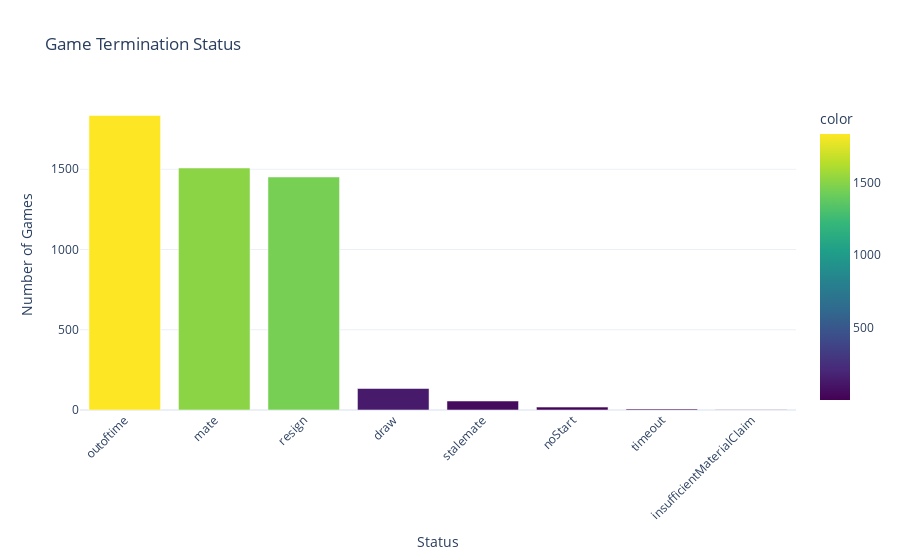

Notebook source saved alongside this figure:
### Code cell
# Game termination status breakdown
status_counts = df['status'].value_counts()

fig_status = px.bar(
    x=status_counts.index,
    y=status_counts.values,
    title='Game Termination Status',
    labels={'x': 'Status', 'y': 'Number of Games'},
    color=status_counts.values,
    color_continuous_scale='Viridis'
)
fig_status.update_layout(template=CHART_TEMPLATE, showlegend=False, xaxis_tickangle=-45)
fig_status.show()

### Figure 1 — Plotly figure (JSON) as saved in the notebook; plotly's stock layout.template omitted (floating-point values rounded to 4 significant figures)
{"data": [{"hovertemplate": "Status=%{x}<br>Number of Games=%{y}<br>color=%{marker.color}<extra></extra>", "legendgroup": "", "marker": {"color": [1835, 1508, 1452, 134, 56, 18, 6, 1], "coloraxis": "coloraxis", "pattern": {"shape": ""}}, "name": "", "orientation": "v", "showlegend": false, "textposition": "auto", "type": "bar", "x": ["outoftime", "mate", "resign", "draw", "stalemate", "noStart", "timeout", "insufficientMaterialClaim"], "xaxis": "x", "y": [1835, 1508, 1452, 134, 56, 18, 6, 1], "yaxis": "y"}], "layout": {"barmode": "relative", "coloraxis": {"colorbar": {"title": {"text": "color"}}, "colorscale": [[0, "#440154"], [0.1111, "#482878"], [0.2222, "#3e4989"], [0.3333, "#31688e"], [0.4444, "#26828e"], [0.5556, "#1f9e89"], [0.6667, "#35b779"], [0.7778, "#6ece58"], [0.8889, "#b5de2b"], [1, "#fde725"]]}, "legend": {"tracegroupgap": 0}, "showlegend": false, "title": {"text": "Game Termination Status"}, "xaxis": {"anchor": "y", "domain": [0, 1], "tickangle": -45, "title": {"text": "Status"}}, "yaxis": {"anchor": "x", "domain": [0, 1], "title": {"text": "Number of Games"}}}}
